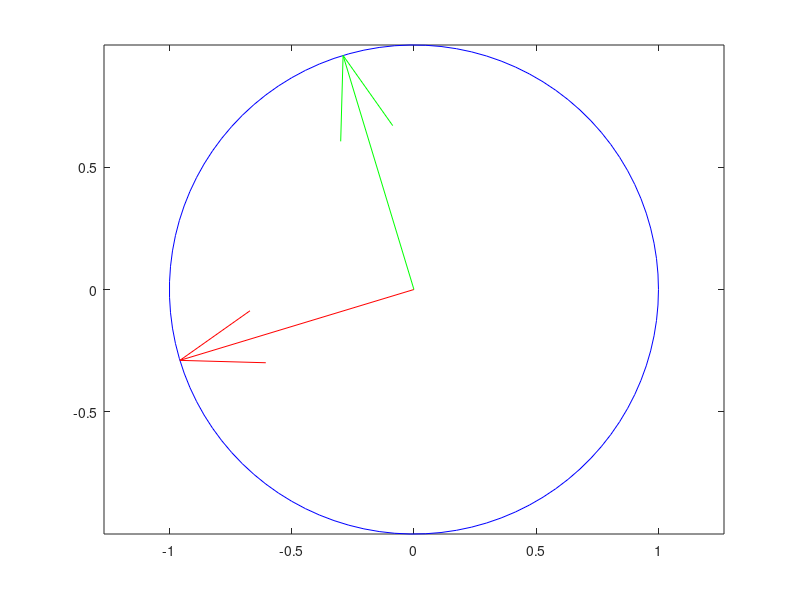
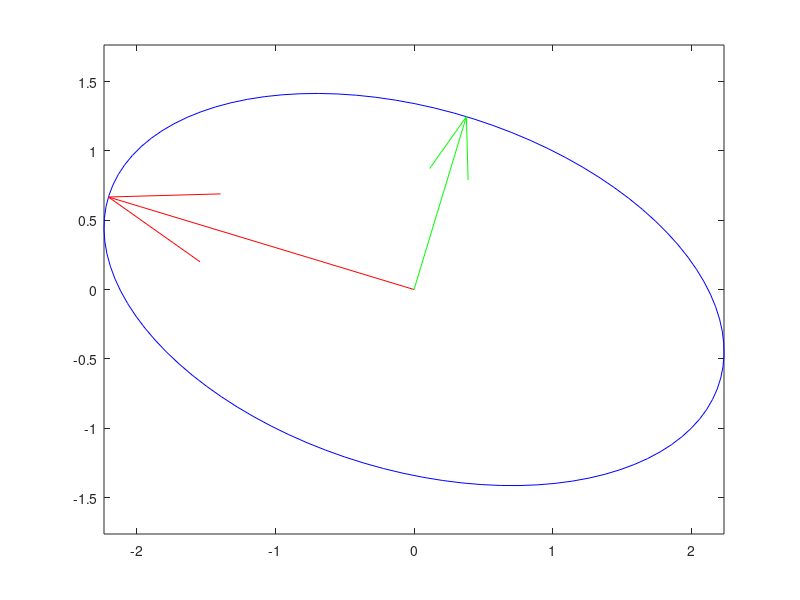

These figures' MATLAB source, in order: (Note: this script raises an error after producing the figures.)
% Joe Webster
% Lydia De Wolfe | Yijia Liu
% Lab 11

% Problem 1
t=linspace(0,2*pi,100);
X=[cos(t);sin(t)];
figure(1);
plot(X(1,:),X(2,:),'b');
axis equal

% Problem 2
A = [2 1;-1 1];
AX = A*X;
figure(2);
plot(AX(1,:),AX(2,:),'b');
axis equal

% Problem 3
[U,S,V] = svd(A)

% Problem 4
figure(1);
hold on;
quiver(0,0,V(1,1),V(2,1),0,'r');
quiver(0,0,V(1,2),V(2,2),0,'g');
hold off;

% Problem 5
figure(2);
hold on;
quiver(0,0,S(1,1)*U(1,1),S(1,1)*U(2,1),0,'r');
quiver(0,0,S(2,2)*U(1,2),S(2,2)*U(2,2),0,'g');
hold off;

% Problem 6
%% (start a new cell)
Img = double(imread('TarantulaNebula.png'));
figure(3);
image(Img);
colormap(gray(256));

% Problem 7
[UImg, SImg, VImg] = svd(Img);

% Problem 8
figure(4);
semilogy(diag(SImg));

% Problem 9
%% (start a new cell)
k = 59;

% compressed image
C = UImg(:,1:k);
D = VImg(:,1:k)*SImg(1:k,1:k);

% compression percentage
pct = 1 - (numel(C)+numel(D))/numel(Img);
figure(5);
image(C*D');
colormap(gray(256));
title( sprintf( '%.2f%% compression', 100*pct ) );

figure(6);
image(Img);
colormap(gray(256));
title( 'Original' );
